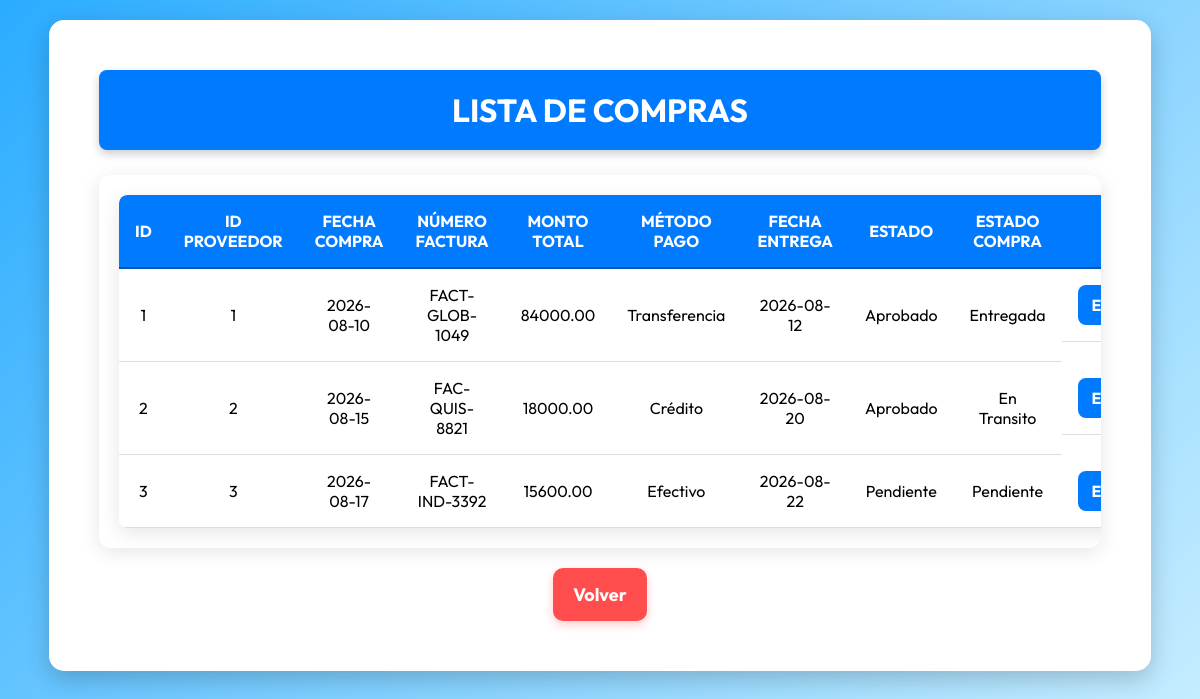
The app's page /Compras/listar.php with its own data.
### tables this page shows
CREATE TABLE `compras` (
  `id` int(11) NOT NULL AUTO_INCREMENT,
  `id_proveedor` int(11) NOT NULL,
  `fecha_compra` date NOT NULL,
  `numero_factura` varchar(50) NOT NULL,
  `monto_total` decimal(12,2) NOT NULL DEFAULT 0.00,
  `metodo_pago` varchar(50) NOT NULL,
  `fecha_entrega` date DEFAULT NULL,
  `estado` varchar(50) NOT NULL DEFAULT 'Pendiente',
  `estado_compra` varchar(50) NOT NULL DEFAULT 'Pendiente',
  PRIMARY KEY (`id`),
  KEY `fk_compras_prov` (`id_proveedor`),
  CONSTRAINT `fk_compras_prov` FOREIGN KEY (`id_proveedor`) REFERENCES `proveedores` (`id`)
);

### Compras/listar.php (the view, shortened to what this page needs)
<?php
include "../config/conexion.php";
$sql = "SELECT * FROM compras";
$res = $conn->query($sql);
?>
<!DOCTYPE html>
<html lang="es">
<head>
    <link rel="stylesheet" href="estilosss.css">
</head>
<body>
<div class="container">
    <h2>LISTA DE COMPRAS</h2>
    <div class="table-container">
        <table>
            <thead>
                <tr>
                    <th>ID</th>
                    <th>ID Proveedor</th>
                    <th>Fecha Compra</th>
                    <th>Número Factura</th>
                    <th>Monto Total</th>
                    <th>Método Pago</th>
                    <th>Fecha Entrega</th>
                    <th>Estado</th>
                    <th>Estado Compra</th>
                    <th>Acciones</th>
                </tr>
            </thead>
            <tbody>
            <?php while($fila = $res->fetch_assoc()): ?>
                <tr>
                    <td><?php echo $fila['id']; ?></td>
                    <td><?php echo $fila['id_proveedor']; ?></td>
                    <td><?php echo $fila['fecha_compra']; ?></td>
                    <td><?php echo $fila['numero_factura']; ?></td>
                    <td><?php echo $fila['monto_total']; ?></td>
                    <td><?php echo $fila['metodo_pago']; ?></td>
                    <td><?php echo $fila['fecha_entrega']; ?></td>
                    <td><?php echo $fila['estado']; ?></td>
                    <td><?php echo $fila['estado_compra']; ?></td>
                    <td class="acciones">
                        <a href="editar.php?id=<?php echo $fila['id']; ?>">Editar</a>
                    </td>
                </tr>
            <?php endwhile; ?>
            </tbody>
        </table>
    </div>
    <a href="index.php" class="back-button">Volver</a>
</div>
</body>
</html>

### Compras/estilosss.css (style rules this page uses)
* { margin: 0; padding: 0; box-sizing: border-box; font-family: 'Outfit', sans-serif; }
body { background: linear-gradient(135deg, #2bacff, #cdf0ff); display: flex; flex-direction: column; align-items: center; min-height: 100vh; padding: 20px; animation: fadeIn 0.5s ease-in-out; }
.container { background: #ffffff; padding: 50px; border-radius: 15px; box-shadow: 0 8px 25px rgba(0, 0, 0, 0.2); width: 95%; max-width: 1200px; text-align: center; animation: fadeIn 0.8s ease-in-out; margin-bottom: 30px; }
h1, h2 { display: block; width: 100%; background: #007bff; color: #ffffff; font-size: 32px; font-weight: bold; text-transform: uppercase; padding: 20px; border-radius: 8px; box-shadow: 0px 4px 10px rgba(0, 0, 0, 0.2); margin: 0 auto 25px auto; text-align: center; }
.back-button { display: inline-block; font-size: 18px; padding: 15px 20px; background: #ff4d4d; color: #ffffff; text-decoration: none; border-radius: 10px; transition: 0.3s; margin-top: 20px; font-weight: bold; box-shadow: 0px 4px 10px rgba(255, 0, 0, 0.2); }
.table-container { overflow-x: auto; background: #ffffff; padding: 20px; border-radius: 12px; box-shadow: 0 4px 20px rgba(0, 0, 0, 0.1); margin-top: 30px; max-width: 1200px; margin: 0 auto; }
table { width: 100%; border-collapse: collapse; border-radius: 8px; overflow: hidden; box-shadow: 0px 5px 20px rgba(0, 0, 0, 0.1); table-layout: auto; border: none; }
th, td { padding: 16px; text-align: center; background: #ffffff; border-bottom: 1px solid #ddd; }
th { background: #007bff; color: #ffffff; font-weight: bold; border-bottom: 2px solid #0056b3; text-transform: uppercase; }
tr:nth-child(even) { background: #ffffff; }
thead tr:first-child th:first-child { border-top-left-radius: 8px; }
thead tr:first-child th:last-child { border-top-right-radius: 8px; }
tbody tr:last-child td:first-child { border-bottom-left-radius: 8px; }
tbody tr:last-child td:last-child { border-bottom-right-radius: 8px; }
.acciones { display: flex; gap: 10px; justify-content: center; }
.acciones a { padding: 10px 14px; text-decoration: none; font-weight: bold; color: #ffffff; background: #007bff; border-radius: 8px; transition: 0.3s; border: none; }

### records on screen
compras: id "1", id_proveedor "1", fecha_compra "2026-08-10", numero_factura "FACT-GLOB-1049", monto_total "84000.00", metodo_pago "Transferencia", fecha_entrega "2026-08-12", estado "Aprobado", estado_compra "Entregada"
compras: id "2", id_proveedor "2", fecha_compra "2026-08-15", numero_factura "FAC-QUIS-8821", monto_total "18000.00", metodo_pago "Crédito", fecha_entrega "2026-08-20", estado "Aprobado", estado_compra "En Transito"
compras: id "3", id_proveedor "3", fecha_compra "2026-08-17", numero_factura "FACT-IND-3392", monto_total "15600.00", metodo_pago "Efectivo", fecha_entrega "2026-08-22", estado "Pendiente", estado_compra "Pendiente"
